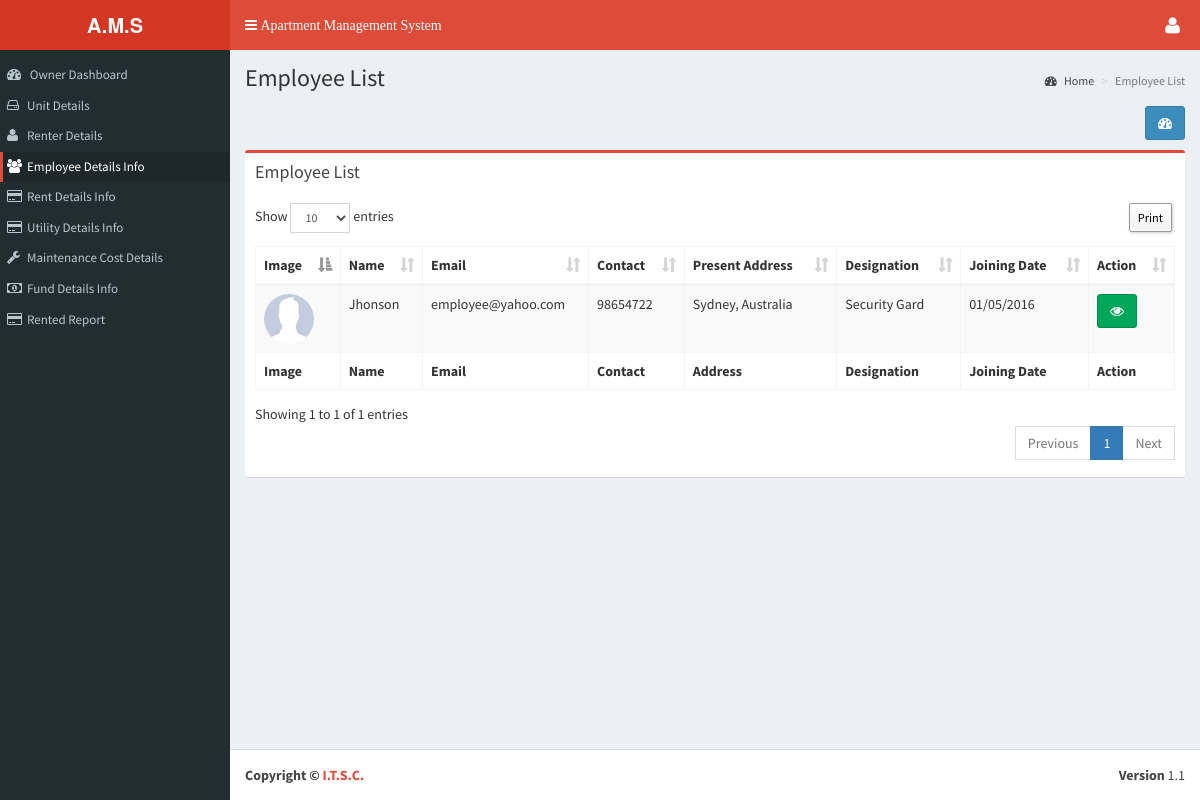
/o_dashboard/employeedetails.php (signed in), run on the app's committed database.
### tables this page shows
CREATE TABLE `tbl_add_employee` (
  `eid` int(11) NOT NULL,
  `e_name` varchar(200) NOT NULL,
  `e_email` varchar(200) NOT NULL,
  `e_contact` varchar(200) NOT NULL,
  `e_pre_address` varchar(200) NOT NULL,
  `e_per_address` varchar(200) NOT NULL,
  `e_nid` varchar(200) NOT NULL,
  `e_designation` int(11) NOT NULL,
  `e_date` varchar(200) NOT NULL,
  `ending_date` varchar(200) NOT NULL,
  `e_status` int(1) NOT NULL DEFAULT '0',
  `e_password` varchar(200) NOT NULL,
  `image` varchar(200) NOT NULL,
  `branch_id` int(11) NOT NULL,
  `added_date` timestamp NOT NULL DEFAULT CURRENT_TIMESTAMP
);

CREATE TABLE `tbl_add_member_type` (
  `member_id` int(11) NOT NULL,
  `member_type` varchar(200) NOT NULL,
  `added_date` timestamp NOT NULL DEFAULT CURRENT_TIMESTAMP
);

### language/English/lang_left_menu.php (called while the page is built, shortened)
<?php
$_data['menu_dashboard'] 					= "Dashboard";
$_data['menu_floor'] 						= "Floor Information";
$_data['menu_floor_list'] 					= "Floor List";
$_data['menu_floor_add'] 					= "Add Floor";
$_data['menu_unit_information'] 			= "Unit Information";
$_data['menu_unit_list'] 					= "Unit List";
$_data['menu_add_unit'] 					= "Add Unit";
$_data['menu_owner_information'] 			= "Owner Information";
$_data['menu_owner_list'] 					= "Owner List";
$_data['menu_add_owner'] 					= "Add Owner";
$_data['menu_renter_information'] 			= "Renter Information";
$_data['menu_renter_list'] 					= "Renter List";
$_data['menu_add_renter'] 					= "Add Renter";
$_data['menu_employee_information'] 		= "Employee Information";
$_data['menu_employee_list'] 				= "Employee List";
$_data['menu_add_employee'] 				= "Add Employee";
$_data['menu_rent_collection'] 				= "Rent Collection";
$_data['menu_rent_list'] 					= "Rent List";
$_data['menu_add_rent'] 					= "Add Rent";
$_data['menu_owner_utility'] 				= "Owner Utility";
$_data['menu_owner_utility_list'] 			= "Owner Utility List";
$_data['menu_add_owner_utility'] 			= "Add Owner Utility";
$_data['menu_maintenance_cost'] 			= "Maintenance Cost";
$_data['menu_maintenance_cost_list'] 		= "Maintenance Cost List";
$_data['menu_add_maintenance_cost'] 		= "Add Maintenance Cost";
$_data['menu_management_committee'] 		= "Management Committee";
$_data['menu_member_list'] 					= "Member List";
$_data['menu_add_member'] 					= "Add Member";
$_data['menu_fund'] 						= "Fund";
$_data['menu_fund_list'] 					= "Fund List";
$_data['menu_add_fund'] 					= "Add Fund";
$_data['menu_bill'] 						= "Bill";
$_data['menu_bill_list'] 					= "Bill List";
$_data['menu_add_bill'] 					= "Add Bill";
$_data['menu_building_info'] 				= "Building Info";
$_data['menu_complain'] 					= "Complain";
$_data['menu_complain_list'] 				= "Complain List";
$_data['menu_add_complain'] 				= "Add Complain";
$_data['menu_visitor'] 						= "Visitor";
$_data['menu_visitor_list'] 				= "Visitor List";
$_data['menu_add_visitor'] 					= "Add Visitor";
$_data['menu_report'] 						= "Report";
$_data['menu_fair_report'] 					= "Fare Report";
$_data['menu_rented_report'] 				= "Rented Report";
$_data['menu_visitors_report'] 				= "Visitors Report";
$_data['menu_complain_report'] 				= "Complain Report";
$_data['menu_unit_status_report'] 			= "Unit Status Report";
$_data['menu_fund_status'] 					= "Fund Status";
$_data['menu_bill_report'] 					= "Bill Report";
$_data['menu_settings'] 					= "Settings";
$_data['menu_bill_setup'] 					= "Bill Setup";
$_data['menu_utility_bill'] 				= "Utility Bill";
$_data['menu_employee_setup'] 				= "Employee Salary";
$_data['menu_management_member_type'] 		= "Management Member Type";
$_data['menu_month_setup'] 					= "Month Setup";
$_data['menu_year_setup'] 					= "Year Setup";
$_data['menu_language_setup'] 				= "System Setup";
$_data['menu_branch'] 						= "Branch";
$_data['menu_add_branch'] 					= "Add Branch";
$_data['menu_branch_list'] 					= "Branch List";
?>

### o_dashboard/employeedetails.php (the view, shortened to what this page needs)
<?php
include('../header_owner.php');
?>
<section class="content-header">
  <h1> <?php echo $_data['text_1'];?> </h1>
  <ol class="breadcrumb">
    <li><a href="<?php echo WEB_URL?>o_dashboard.php"><i class="fa fa-dashboard"></i> <?php echo $_data['home_breadcam'];?></a></li>
    <li class="active"><?php echo $_data['text_1'];?></li>
  </ol>
</section>
<section class="content">
<div class="row">
  <div class="col-xs-12">
    <div align="right" style="margin-bottom:1%;"><a class="btn btn-primary" data-toggle="tooltip" href="<?php echo WEB_URL; ?>o_dashboard.php" data-original-title="<?php echo $_data['owner_dashboard'];?>"><i class="fa fa-dashboard"></i></a> </div>
    <div class="box box-danger">
      <div class="box-header">
        <h3 class="box-title"><?php echo $_data['text_1'];?></h3>
      </div>
      <div class="box-body">
        <table class="table sakotable table-bordered table-striped dt-responsive">
          <thead>
            <tr>
              <th><?php echo $_data['image'];?></th>
              <th><?php echo $_data['text_2'];?></th>
              <th><?php echo $_data['text_3'];?></th>
              <th><?php echo $_data['text_4'];?></th>
              <th><?php echo $_data['text_5'];?></th>
              <th><?php echo $_data['text_6'];?></th>
              <th><?php echo $_data['text_7'];?></th>
              <th><?php echo $_data['action_text'];?></th>
            </tr>
          </thead>
          <tbody>
        	<?php
				$result = mysql_query("SELECT *,mt.member_type FROM tbl_add_employee e inner join tbl_add_member_type mt where mt.member_id = e.e_designation",$link);
				while($row = mysql_fetch_array($result)){
					$image = WEB_URL . 'img/no_image.jpg';
			?>
            <tr>
            <td><img class="photo_img_round" style="width:50px;height:50px;" src="<?php echo $image;  ?>" /></td>
            <td><?php echo $row['e_name']; ?></td>
            <td><?php echo $row['e_email']; ?></td>
            <td><?php echo $row['e_contact']; ?></td>
			<td><?php echo $row['e_pre_address']; ?></td>
            <td><?php echo $row['member_type']; ?></td>
            <td><?php echo $row['e_date']; ?></td>
            <td>
            <a class="btn btn-success" data-toggle="tooltip" href="javascript:;" onclick="$('#nurse_view_<?php echo $row['eid']; ?>').modal('show');" data-original-title="View"><i class="fa fa-eye"></i></a>
            </td>
            </tr>
            <?php } mysql_close($link); ?>
          </tbody>
          <tfoot>
            <tr>
              <th>Image</th>
              <th>Name</th>
              <th>Email</th>
              <th>Contact</th>
              <th>Address</th>
              <th>Designation</th>
              <th>Joining Date</th>
              <th>Action</th>
            </tr>
          </tfoot>
        </table>
      </div>
    </div>
  </div>
</div>
<?php include('../footer.php'); ?>

### data on the page
tbl_add_employee: e_name "Jhonson", e_email "employee@yahoo.com", e_contact "98654722", e_pre_address "Sydney, Australia", tbl_add_member_type.member_type "Security Gard", e_date "01/05/2016"

### other printed values
$_data['text_1'] "Owner Dashboard"
$_data['text_2'] "Unit Details"
$_data['text_3'] "Renter Details"
$_data['text_4'] "Employee Details Info"
$_data['text_5'] "Rent Details Info"
$_data['text_6'] "Utility Details Info"
$_data['text_7'] "Maintenance Cost Details"
$_data['text_8'] "Fund Details Info"
$_data['text_9'] "Rented Report"
$_data['text_1'] "Employee List"
$_data['home_breadcam'] "Home"
$_data['image'] "Image"
$_data['text_2'] "Name"
$_data['text_3'] "Email"
$_data['text_4'] "Contact"
